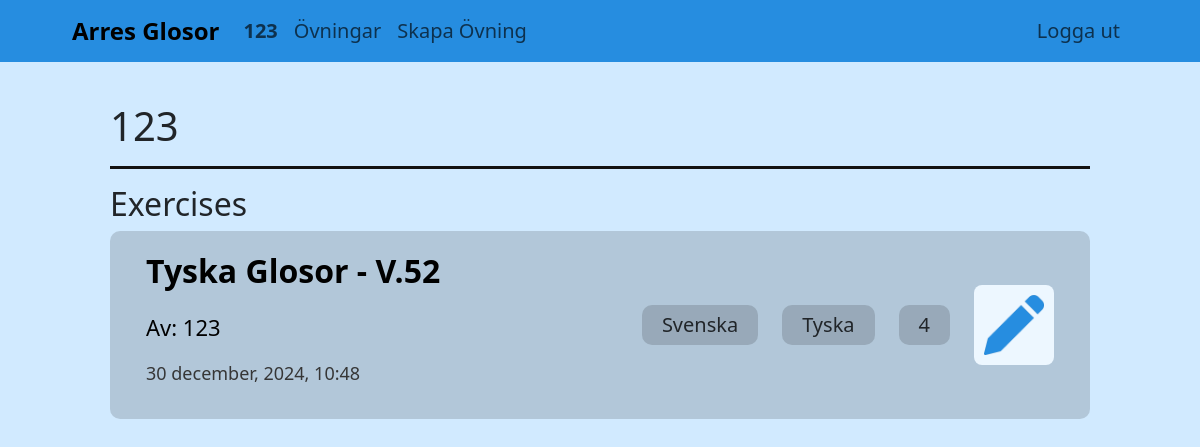
/konto/123 (signed in), run on the app's committed database.
### arres_glosor/models.py (models this page shows)
class User(AbstractUser):
    pass

class Exercise(models.Model):
    creator = models.ForeignKey(User, on_delete=models.CASCADE)
    exercise_name = models.CharField(max_length=32)
    language1 = models.CharField(max_length=32)
    language2 = models.CharField(max_length=32)
    time_last_edited = models.DateTimeField(auto_now=True)
    formatted_time_last_edited = models.CharField(max_length=32)
    translations = models.JSONField(blank=True, null=True)

### arres_glosor/views.py (the view)
# urls.py: path('konto/<str:username>', views.display_profile, name='display_profile'),
def display_profile(request, username):
    try:
        user = User.objects.get(username=username)
    except Exercise.DoesNotExist:
            return render(request, "arres_glosor/error.html", {
                "error": "Invalid username",
                "message": "User with that username not found."
            })
    user_exercises = Exercise.objects.filter(creator=user)
    return render(request, "arres_glosor/profile.html", {
        "user_username": user.username,
        "user_exercises": user_exercises
    })

### arres_glosor/templates/arres_glosor/profile.html
{% extends "arres_glosor/layout.html" %}
{% load static %}
{% block body %}
    <h1>{{ user_username }}</h1>
    <hr>
    <h2>Exercises</h2>
    {% for exercise in user_exercises %}
        <div class="frame2 mb-1-5vh flex-container-opposite" data-url="{% url 'overview' exercise.id %}" onclick="window.location.href=this.getAttribute('data-url');" style="cursor: pointer">
            <div>
                <p class="heading-exercise_name">{{ exercise.exercise_name }}</p>
                <p class="heading-exercise_creator"><span style="font-weight: 420">Av: </span ><span class="underline">{{ exercise.creator }}</span></p>
                <p class="heading-exercise_date">{{ exercise.formatted_time_last_edited }}</p>
            </div>
            <div class="display-flex-vertical-center">
                <div class="frame3 disappear-sm">{{ exercise.language1 }}</div>
                <div class="frame3 disappear-sm">{{ exercise.language2 }}</div>
                <div class="frame3">{{ exercise.translations | length }}</div>
                {% if exercise.creator == user %}
                <div class="edit-pencil-img" data-url="{% url 'edit' exercise.id %}" onclick="event.stopPropagation(); window.location.href=this.getAttribute('data-url');" style="cursor: pointer">
                    <img src="{% static 'photos/edit_pencil_blue.png' %}" alt="Edit">
                </div>
                {% else %}
                <div class="edit-pencil-img-size"></div>
                {% endif %}
            </div>
        </div>
    {% endfor %}
{% endblock %}

### arres_glosor/templates/arres_glosor/layout.html (shortened to what this page needs)
{% load static %}
<!DOCTYPE html>
<html lang="en">
    <head>
        <link href="https://cdn.jsdelivr.net/npm/bootstrap@5.3.3/dist/css/bootstrap.min.css" rel="stylesheet">
        <link href="{% static 'arres_glosor/styles.css' %}" rel="stylesheet">
        <link href="{% static 'arres_glosor/1000px_styles.css' %}" rel="stylesheet">
        <link href="{% static 'arres_glosor/767px_styles.css' %}" rel="stylesheet">
    </head>
    <body>
        <nav class="navbar navbar-expand-md">
            <div class="container-fluid">
                <a class="navbar-brand" href="{% url 'index' %}">Arres Glosor</a>
            <div class="collapse navbar-collapse" id="navbarNav">
                <ul class="navbar-nav">
                    {% if user.is_authenticated %}
                    <li class="nav-item">
                        <a class="nav-link" href="{% url 'display_profile' user.username %}"><strong>{{ user.username }}</strong></a>
                    </li>
                    {% endif %}
                    <li class="nav-item">
                        <a class="nav-link" aria-current="page" href="{% url 'index' %}">Övningar</a>
                    </li>
                    {% if user.is_authenticated %}
                    <li class="nav-item">
                        <a class="nav-link" href="{% url 'create_exercise' %}">Skapa Övning</a>
                    </li>
                    {% endif %}
                </ul>
                <ul class="navbar-nav ms-auto">
                    {% if user.is_authenticated %}
                    <li class="nav-item">
                        <a class="nav-link" href="{% url 'logout' %}">Logga ut</a>
                    </li>
                    {% endif %}
                </ul>
            </div>
        </nav>
        <div class="body">
            {% block body %}
            {% endblock %}
        </div>
    </body>
</html>

### arres_glosor/static/arres_glosor/styles.css (style rules this page uses)
body { background-color: #d1eaff; font-size: 20px; }
hr { height: 3px; background-color: #121212; border: none; opacity: 1; }
.body { margin: 40px 110px; }
.navbar { padding: 1vh 5vw; background-color: #268de0 }
.navbar-brand { font-size: 24px; font-weight: 700; }
.frame2 { border-radius: 10px; background-color: rgba(0, 0, 0, 0.15); padding: 2vh 3vw; transition: background-color 0.3s ease; }
.frame3 { border-radius: 10px; background-color: rgba(0, 0, 0, 0.15); padding: 5px 20px; margin-right: 2vw; height: 50%; }
.display-flex-vertical-center { display: flex; align-items: center; }
.flex-container-opposite { display: flex; justify-content: space-between; align-items: center; }
.mb-1-5vh { margin-bottom: 1.5vh; }
.heading-exercise_name { color: black; font-size: clamp(22px, 3.4vw, 32px); font-weight: bold; }
.heading-exercise_creator { color: black; font-size: clamp(18px, 3.4vw, 22px); font-weight: 500; }
.heading-exercise_date { color: #363636; font-size: clamp(14px, 3.4vw, 18px); }
.edit-pencil-img { cursor: pointer; border-radius: 8px; background-color: #edf7ff; padding: 10px; transition: background-color 0.2s ease; }
.edit-pencil-img img { width: 60px; }

### data on the page
User: username "123"
Exercise: exercise_name "Tyska Glosor - V.52", creator "123", formatted_time_last_edited "30 december, 2024, 10:48", language1 "Svenska", language2 "Tyska", translations|length "4"
